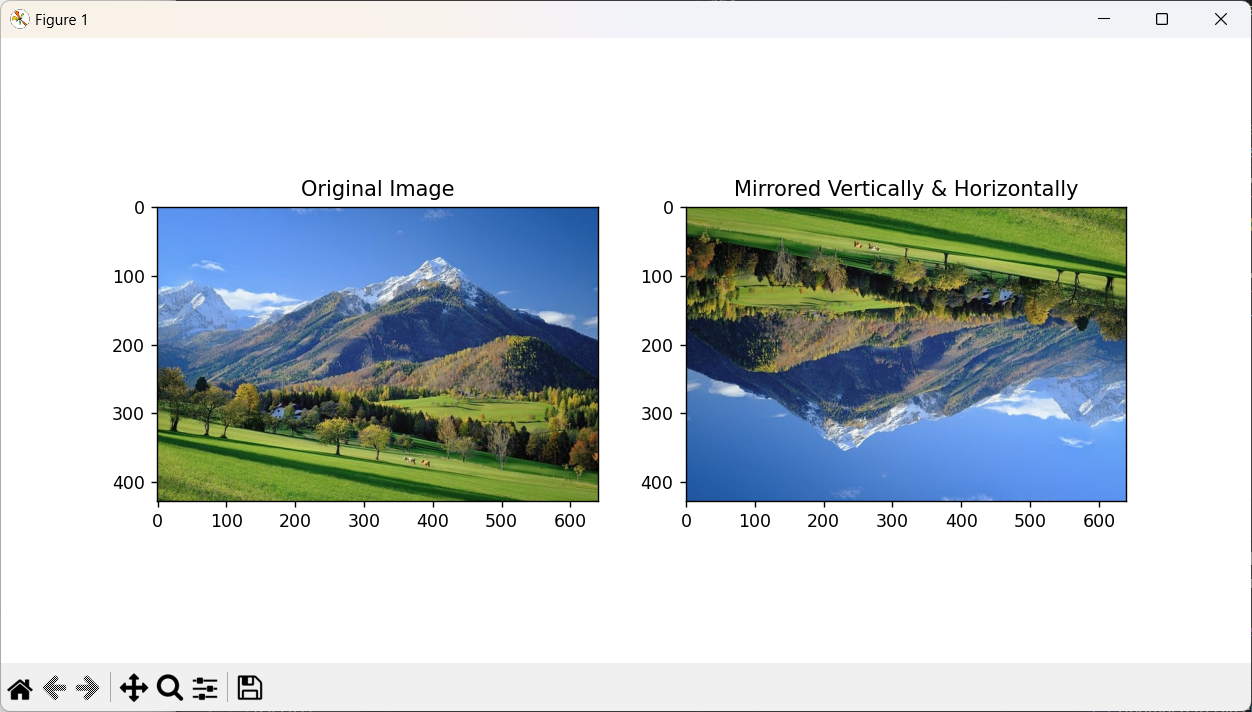

Write Python code to recreate this figure.
import numpy as np
import imageio as img
import matplotlib.pyplot as plt

# gambar
image = img.imread('D:\\gunung.jpg')

# Membuat mirror vertikal dan horizontal
mirrored_image = np.flip(np.flip(image, axis=0), axis=1)

# Menampilkan hasil
plt.figure(figsize=(10, 5))
plt.subplot(1, 2, 1)
plt.title("Original Image")
plt.imshow(image)

plt.subplot(1, 2, 2)
plt.title("Mirrored Vertically & Horizontally")
plt.imshow(mirrored_image)

plt.show()
